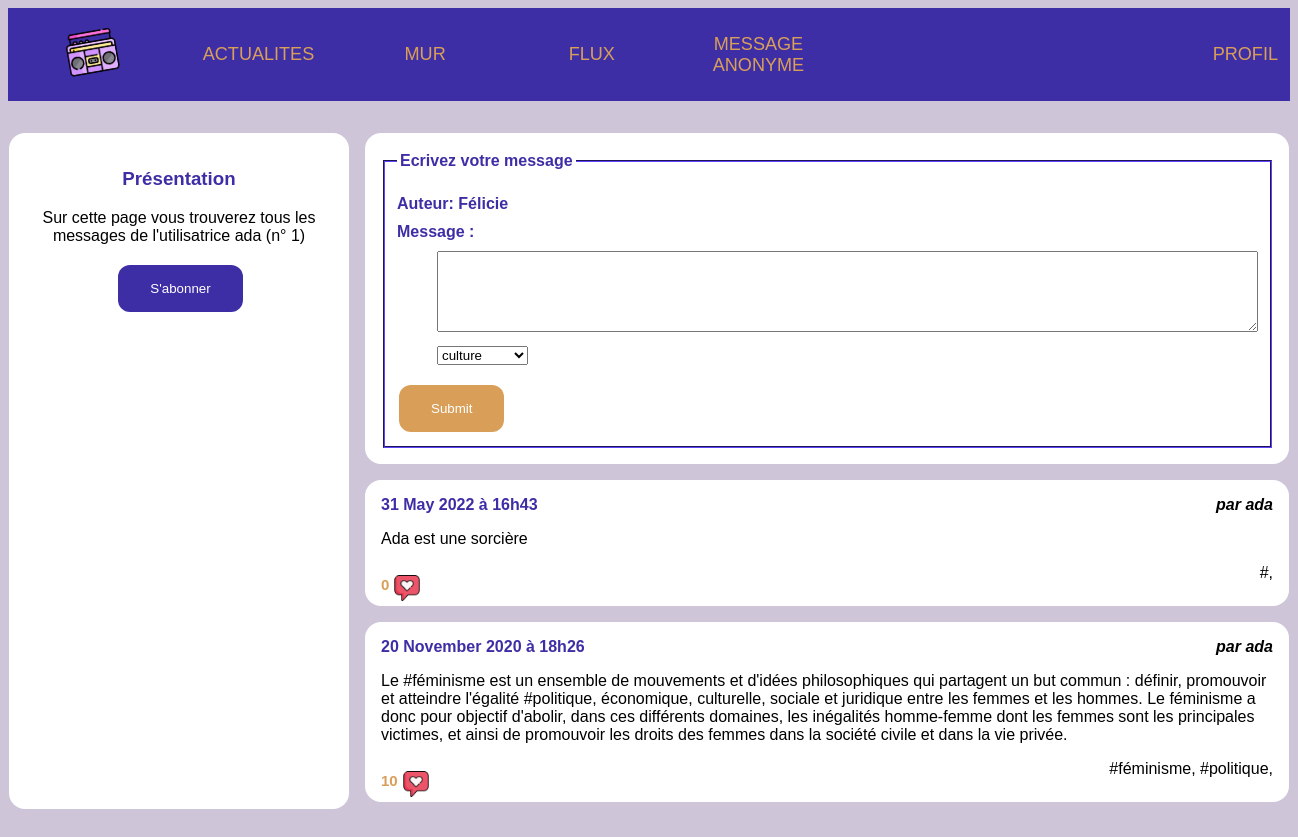
/wall.php?user_id=1 (signed in), run on the app's committed database.
### tables this page shows
CREATE TABLE `users` (
  `id` int(10) UNSIGNED NOT NULL,
  `email` varchar(255) NOT NULL,
  `password` varchar(255) NOT NULL,
  `alias` varchar(255) NOT NULL
);

CREATE TABLE `posts` (
  `id` int(10) UNSIGNED NOT NULL,
  `user_id` int(10) UNSIGNED NOT NULL,
  `content` text NOT NULL,
  `created` datetime NOT NULL,
  `parent_id` int(10) UNSIGNED DEFAULT NULL
);

### wall.php (the view, shortened to what this page needs)
<!doctype html>
<html lang="fr">
    <head>
        <link rel="stylesheet" href="style.css?v=<?php echo time(); ?>">
    </head>
    <body>
    <?php include 'header.php'; ?>
        <div id="wrapper">
            <?php
            $userId = intval($_GET['user_id']);
            ?>
            <?php
            include 'connexion_bdd.php';
            ?>
            <aside>
                <?php
                $laQuestionEnSql = "SELECT * FROM users WHERE id= '$userId' ";
                $lesInformations = $mysqli->query($laQuestionEnSql);
                $user = $lesInformations->fetch_assoc();
                ?>
                <section>
                    <h3>Présentation</h3>
                    <p>Sur cette page vous trouverez tous les messages de <a href="wall.php?user_id=<?php echo intval($_GET['user_id']) ?>">l'utilisatrice <?php echo $user['alias']?>
                        (n° <?php echo $userId ?>)</a>
                    </p>
                  <?php if ($userId != $_SESSION['connected_id']) { ?>
                <form action="wall.php?user_id=<?php echo $userId; ?>" method="post">
                  <input type="submit" value="S'abonner" id="abonnement">
                </form>
                <?php }?>
                </section>
            </aside>
            <main>
                <?php
                $laQuestionEnSql = "
                    SELECT posts.content, posts.created, posts.id, users.alias as author_name, users.id as author_id,
                    COUNT(likes.id) as like_number, tags.id as tagId, GROUP_CONCAT(DISTINCT tags.label) AS taglist
                    FROM posts
                    JOIN users ON  users.id=posts.user_id
                    LEFT JOIN posts_tags ON posts.id = posts_tags.post_id
                    LEFT JOIN tags       ON posts_tags.tag_id  = tags.id
                    LEFT JOIN likes      ON likes.post_id  = posts.id
                    WHERE posts.user_id='$userId'
                    GROUP BY posts.id
                    ORDER BY posts.created DESC
                    ";
                $lesInformations = $mysqli->query($laQuestionEnSql);
                ?>
                <?php
                $listTags = [];
                 $laQuestionEnSqlTag = "SELECT * FROM tags";
                $lesInformationsTags = $mysqli->query($laQuestionEnSqlTag);
                while ($tag = $lesInformationsTags->fetch_assoc())
                {
                    $listTags[$tag['id']] = $tag['label'];
                }
                 if (isset($_SESSION['connected_id']))
                 {
                ?>
                <article>
                  <fieldset style="border-color: #3E2EA6;">
                  <legend style="font-weight: bold; font-size: 1em; color: #3E2EA6; padding: 3px;"> Ecrivez votre message </legend>
                  <form action="wall.php?user_id=<?php echo $_SESSION['connected_id']?>" method="post">
                        <dl>
                            <dt style="padding-bottom: 10px;"><label  style="font-weight: bold; font-size: 1em; color: #3E2EA6;" for='auteur'> Auteur: <?php echo $_SESSION['connected_alias'];?> </label></dt>
                            <dt style="padding-bottom: 10px;"><label  style="font-weight: bold; font-size: 1em; color: #3E2EA6;" for='message'>Message :</label></dt>
                            <dd style="padding-bottom: 10px;"><textarea rows="5" cols="100" name='message'></textarea></dd>
                            <dd><select name='tag'>
                                  <?php
                                  foreach ($listTags as $id => $label)
                                        echo "<option value='$id'>$label</option>";
                                    ?>
                            </select></dd>
                        </dl>
                        <input class ="submitButton" type='submit'>
                  </form>
                  </fieldset>
                </article>
                <?php
                }
                ?>
                <?php
                while ($post = $lesInformations->fetch_assoc())
                {
                    ?>
                    <article>
                        <h3>
                            <time datetime='<?php echo $post['created'] ?>' >
                            <?php
                            echo strftime("%d %B %G à %Hh%M", strtotime($post['created']));?>
                            </time>
                        </h3>
                        <address><a href="wall.php?user_id=<?php echo $post['author_id'] ?>"><?php echo "par ".$post['author_name'] ?></a></address>
                        <div>
                            <p><?php echo $post['content'] ?></p>
                        </div>
                        <footer>
                          <small id="smallwall"><?php echo $post['like_number'] ?> </small>
                    <?php
                    if (isset($_SESSION['connected_id']))
                 {
                    ?>
                            <small>
                              <form action="wall.php?user_id=<?php echo $userId?>" method="post">
                                <button style="border: none; background-color: white; text-decoration: none; display: inline-block; padding: 5px;" type="submit">
                                <img src="love.png" alt="" style="float: left; padding-right: 0.5em; width:5%;" /></button>
                              </form>
                            </small>
                        <?php } ?>
                            <a href="">
                            <?php
                            $array = explode(',', $post['taglist']);
                            foreach ($array as $valeur) {
                                echo "<a href='tags.php?tag_id=". $post['tagId']."'>#$valeur, </a>";}
                            ?></a>
                        </footer>
                    </article>
                <?php } ?>
            </main>
        </div>
    </body>
</html>

### style.css (style rules this page uses)
body { background-color: #CFC5D9; font-family: Arial; }
a { text-decoration: none; color:black; }
#wrapper { display:flex; width:80em; margin:0 auto 2em auto; }
#wrapper aside { background-color: #fff; flex:1; padding:1em; border-radius: 1em; }
#wrapper aside h3 { color:#3E2EA6; text-align:center; }
#wrapper aside p { text-align:center; }
#wrapper main { flex:3; padding-left:1em; height: 80vh; overflow-y: scroll; }
#wrapper main article { background-color: white;; padding:1em; margin-bottom: 1em ; border-radius: 1em; }
#wrapper main article h3 { margin:0; padding:0; font-weight: bold; font-size:1em; color:#3E2EA6; }
#wrapper main article time { float:left; }
#wrapper main article address { text-align: right; margin-bottom: 1em; font-weight:bold; }
#wrapper main article p { margin:0; }
#wrapper main article footer { margin-top: 1em; color: #D99F59; text-align:right; padding-bottom:0.5em; }
#wrapper main article footer small { float:left; text-align:left; padding-top: 0.4em; font-weight: bold; font-size: 15px; }
#wrapper main article footer img { width:4%; float:left; padding-right: 0.5em; }
#wrapper main article footer { text-align:right; }
input[type=submit] { background-color:#D99F59; border: none; color: white; padding: 16px 32px; text-decoration: none; margin: 4px 2px; cursor: pointer; border-radius: 12px; }
#numberlikes, #exemple, #smallwall { padding-top:0.8em !important; }
#abonnement { background-color:#3E2EA6; border: none; color: white; padding: 16px 32px; text-decoration: none; margin: 4px 2px; cursor: pointer; border-radius: 12px; text-align:center; margin-left: 7em; }

### data on the page
users: alias "ada"
posts: created "31 May 2022 à 16h43", user.alias "ada", content "Ada est une sorcière", like_number "0"
posts: created "20 November 2020 à 18h26", user.alias "ada", content "Le #féminisme est un ensemble de mouvements et d'idées philosophiques qui partagent un but commun : définir, promouvoir et atteindre l'égalité #politique, économique, culturelle, sociale et juridique entre les femmes et les hommes. Le féminisme a donc pour objectif d'abolir, dans ces différents domaines, les inégalités homme-femme dont les femmes sont les principales victimes, et ainsi de promouvoir les droits des femmes dans la société civile et dans la vie privée.", like_number "10", valeur "féminisme", valeur "politique"

### other printed values
$userId "1"
$_SESSION['connected_alias'] "Félicie"
form field tag "culture"
